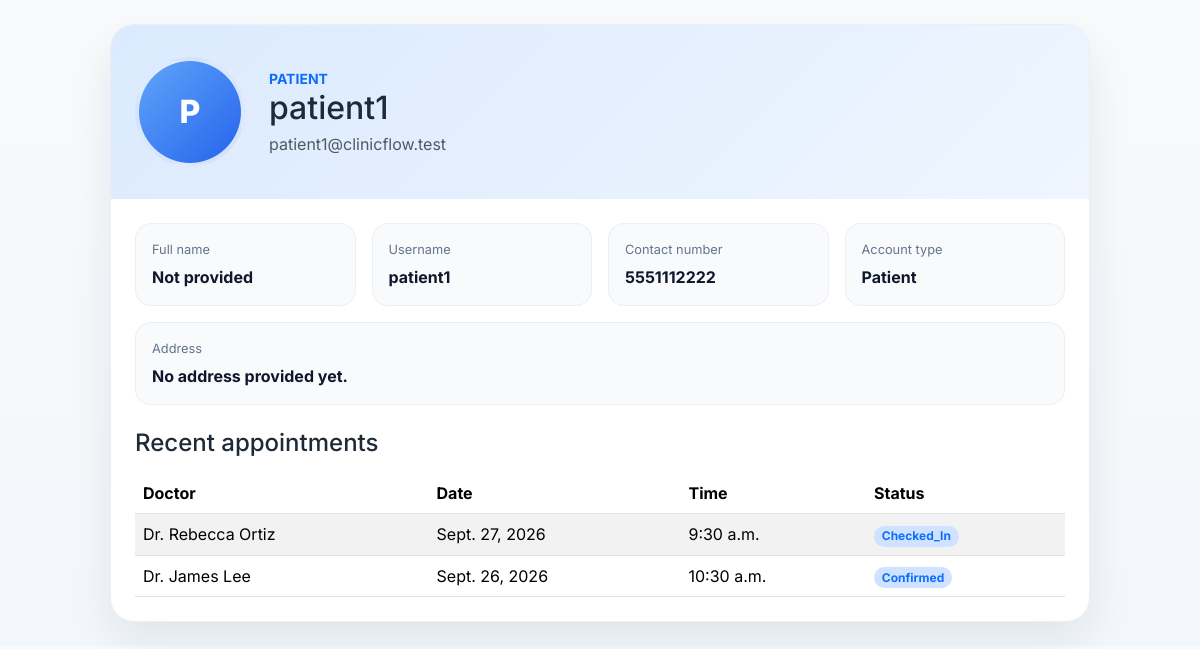
Page /profile/view/2/ (signed in) on the committed database.
### accounts/models.py (models this page shows, shortened)
class User(AbstractUser):
    role = models.CharField(max_length=20, choices=UserRole.choices, default=UserRole.PATIENT)
    phone = models.CharField(max_length=20, blank=True, default='')
    address = models.TextField(blank=True, default='')
    photo = models.ImageField(upload_to='user_photos/', blank=True, null=True)

### admin_dashboard/models.py (models this page shows, shortened)
class Appointment(models.Model):
    class Status(models.TextChoices):
        PENDING = 'PENDING', 'Pending'
        CONFIRMED = 'CONFIRMED', 'Confirmed'
        CHECKED_IN = 'CHECKED_IN', 'Checked-in'
        COMPLETED = 'COMPLETED', 'Completed'
        CANCELLED = 'CANCELLED', 'Cancelled'
        NO_SHOW = 'NO_SHOW', 'No-show'
    STATUS_CHOICES = Status.choices
    patient = models.ForeignKey(User, limit_choices_to={'role': 'PATIENT'}, related_name='appointments', on_delete=models.CASCADE)
    doctor = models.ForeignKey(Doctor, related_name='appointments', on_delete=models.CASCADE)
    date = models.DateField()
    time = models.TimeField()
    status = models.CharField(max_length=20, choices=Status.choices, default=Status.PENDING)
    notes = models.TextField(blank=True)
    created_at = models.DateTimeField(auto_now_add=True)
    updated_at = models.DateTimeField(auto_now=True)
    class Meta:
        ordering = ['date', 'time']
        constraints = [
            models.UniqueConstraint(fields=['doctor', 'date', 'time'], name='unique_doctor_appointment_slot')
        ]

class Doctor(models.Model):
    class Sex(models.TextChoices):
        MALE = 'MALE', 'Male'
        FEMALE = 'FEMALE', 'Female'
        OTHER = 'OTHER', 'Other'
    name = models.CharField(max_length=120)
    specialty = models.CharField(max_length=100)
    bio = models.TextField(blank=True)
    sex = models.CharField(max_length=20, choices=Sex.choices, default=Sex.MALE)
    photo = models.ImageField(upload_to='doctor_photos/', blank=True, null=True)
    is_archived = models.BooleanField(default=False)
    archived_at = models.DateTimeField(null=True, blank=True)
    created_at = models.DateTimeField(auto_now_add=True)

### accounts/views.py (the view, shortened to what this page needs)
# urls.py: path('profile/view/<int:user_id>/', user_profile_detail, name='user_profile'),
@login_required
def user_profile_detail(request, user_id):
    target_user = get_object_or_404(User, pk=user_id)
    if request.user.role == UserRole.ADMIN and target_user.role == UserRole.PATIENT:
        appointments = Appointment.objects.filter(patient=target_user).select_related('doctor').order_by('-date', '-time')[:5]
        return render(request, 'profile_view.html', {'profile_user': target_user, 'appointments': appointments})

### templates/profile_view.html (shortened to what this page needs)
{% extends 'base.html' %}
{% block content %}
<div class="profile-card">
    <div class="profile-banner d-flex align-items-center gap-4 flex-wrap">
        <div class="profile-avatar-wrap">
            {% if profile_user.photo %}
                <img src="{{ profile_user.photo.url }}" alt="{{ profile_user.get_full_name|default:profile_user.username }} profile photo">
            {% else %}
                {{ profile_user.get_full_name|default:profile_user.username|slice:':1'|upper }}
            {% endif %}
        </div>
        <div>
            <div class="text-uppercase text-primary fw-bold small">{{ profile_user.role|title }}</div>
            <h2 class="mb-1">{{ profile_user.get_full_name|default:profile_user.username }}</h2>
            <div class="text-muted">{{ profile_user.email }}</div>
        </div>
    </div>
    <div class="info-grid">
        <div class="info-box">
            <span class="info-label">Full name</span>
            <p class="info-value">{{ profile_user.get_full_name|default:'Not provided' }}</p>
        </div>
        <div class="info-box">
            <span class="info-label">Username</span>
            <p class="info-value">{{ profile_user.username }}</p>
        </div>
        <div class="info-box">
            <span class="info-label">Contact number</span>
            <p class="info-value">{{ profile_user.phone|default:'Not provided' }}</p>
        </div>
        <div class="info-box">
            <span class="info-label">Account type</span>
            <p class="info-value">{{ profile_user.role|title }}</p>
        </div>
        <div class="info-box" style="grid-column: 1 / -1;">
            <span class="info-label">Address</span>
            <p class="info-value mb-0">{{ profile_user.address|default:'No address provided yet.' }}</p>
        </div>
    </div>
    {% if appointments %}
        <div class="px-4 pb-4">
            <h4 class="mb-3">Recent appointments</h4>
            <div class="table-responsive">
                <table class="table table-striped align-middle mb-0">
                    <thead>
                        <tr>
                            <th>Doctor</th>
                            <th>Date</th>
                            <th>Time</th>
                            <th>Status</th>
                        </tr>
                    </thead>
                    <tbody>
                        {% for appointment in appointments %}
                            <tr>
                                <td>{{ appointment.doctor.name }}</td>
                                <td>{{ appointment.date }}</td>
                                <td>{{ appointment.time }}</td>
                                <td><span class="badge bg-primary-subtle text-primary rounded-pill">{{ appointment.status|title }}</span></td>
                            </tr>
                        {% endfor %}
                    </tbody>
                </table>
            </div>
        </div>
    {% endif %}
</div>
{% endblock %}

### templates/base.html (style rules this page uses)
:root { --primary: #0d6efd; --primary-dark: #0b57d0; --bg: #f8fafc; --card-bg: #ffffff; --muted: #6c757d; --shadow: 0 18px 40px rgba(15, 23, 42, 0.08); }
:root { --bg: #f8fafc; --bg-alt: #f3f7fb; --panel: rgba(255,255,255,0.96); --panel-solid: #ffffff; --card: #ffffff; --card-alt: #f8fafc; --text: #1f2a37; --text-strong: #0f172a; --muted: #64748b; --border: rgba(148, 163, 184, 0.18); --shadow: 0 18px 40px rgba(15, 23, 42, 0.08); --sidebar-top: #1e293b; --sidebar-bottom: #0f172a; --sidebar-text: #e2e8f0; --sidebar-soft: rgba(148, 163, 184, 0.18); --accent: #0d6efd; --accent-strong: #2563eb; --bubble-me: linear-gradient(135deg, #0d6efd 0%, #2563eb 100%); --bubble-theirs: #f1f5f9; }
body { font-family: 'Inter', sans-serif; background: linear-gradient(180deg, var(--bg) 0%, var(--bg-alt) 100%); color: var(--text); transition: background-color 0.2s ease, color 0.2s ease; }
.text-primary { color: var(--primary) !important; }

### templates/profile_view.html (style rules this page uses)
.profile-card { max-width: 980px; margin: 0 auto; background: rgba(255,255,255,0.96); border: 1px solid rgba(148, 163, 184, 0.18); border-radius: 24px; box-shadow: 0 20px 45px rgba(15, 23, 42, 0.08); overflow: hidden; }
.profile-banner { background: linear-gradient(135deg, #dbeafe 0%, #eff6ff 100%); padding: 2rem 1.5rem; }
.profile-avatar-wrap { width: 110px; height: 110px; border-radius: 50%; overflow: hidden; border: 4px solid rgba(255,255,255,0.8); background: linear-gradient(135deg, #60a5fa 0%, #2563eb 100%); display: grid; place-items: center; color: #fff; font-size: 2rem; font-weight: 800; }
.info-grid { display: grid; grid-template-columns: repeat(auto-fit, minmax(220px, 1fr)); gap: 1rem; padding: 1.5rem; }
.info-box { background: #f8fafc; border: 1px solid rgba(148, 163, 184, 0.12); border-radius: 16px; padding: 1rem; }
.info-label { display: block; color: #64748b; font-size: 0.8rem; margin-bottom: 0.35rem; }
.info-value { margin: 0; font-weight: 700; color: #0f172a; }

### rows in the picture
User: get_full_name "P", role "PATIENT", get_full_name "patient1", email "patient1@clinicflow.test", get_full_name "Not provided", username "patient1", phone "5551112222", role "Patient", address "No address provided yet."
Appointment: doctor.name "Dr. Rebecca Ortiz", date "Sept. 27, 2026", time "9:30 a.m.", status "Checked_In"
Appointment: doctor.name "Dr. James Lee", date "Sept. 26, 2026", time "10:30 a.m.", status "Confirmed"
